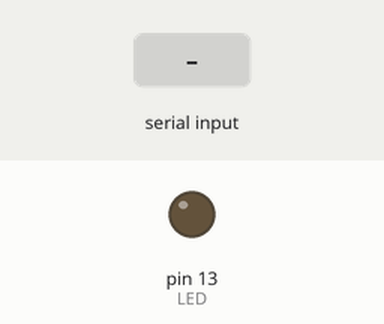
Bench run of a sketch on a simulated Arduino Uno, built with avr-gcc and run on an emulated ATmega328P. Shown: output pins drawn as LEDs (lit = HIGH). Inputs (shaded band) come from the test bench.

Above: at 1.2 s.
1.3 s: "90,45\n" received over Serial
At 2.2 s:
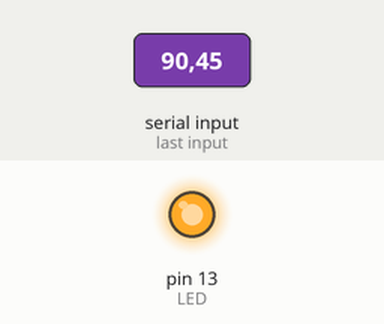
Timing chart, 0 to 4.3 s (numbered marks = the images above; inputs shaded):
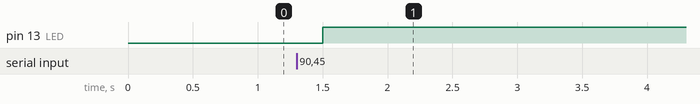

Measured:
- after the input at 1.3 s, pin 13 (LED): LOW → HIGH after 0.20 s

The sketch:

Arduino_P9.ino
```cpp
//izquierda
//derecha
//centro ->> A0

// Tierra / 5V van de manera intercambiable en izquierda o derecha

//Pin Digital -> Arduino UNO: 0 al 13.
//El Pin 0 y 1, no se pueden utilizar como puertos digitales cuando se utilizara comunicacion serial

int LED = 13; //Arduino cuenta con un LED integrado en el Pin 13 que puede ser utilizado para pruebas


void setup() {
  // put your setup code here, to run once:
  pinMode(LED, OUTPUT); //Se debe establecer el modo de trabajo del Pin Digital

  Serial.begin(9600); //UART
  //9600 baudios

  Serial.setTimeout(100);//ms
}

int valor;
void loop() {
  // put your main code here, to run repeatedly:

 if(Serial.available()>0) //Si hay informacion en el buffer
{
  valor = Serial.readString().toInt(); //Considerar usuarios perfectos

  digitalWrite(LED, valor); //valor => 0 = Apagado.  1 = Prendido
}

delay(100);


}
```
